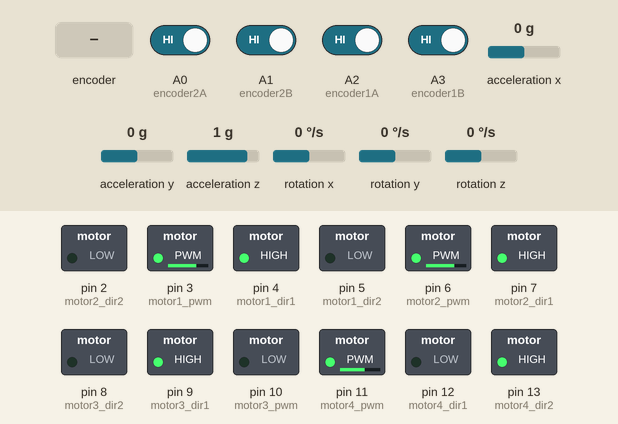
Simulated run of this sketch. Board: Arduino Uno, built with avr-gcc and run on an emulated ATmega328P. Shown: switched loads named in the sketch (green lamp = pin HIGH). Dashed ring = blinking. The inputs (shaded band) are chosen by the test bench; at power-on: A0 (encoder2A), A1 (encoder2B), A2 (encoder1A), A3 (encoder1B) HIGH, acceleration x 0 g, acceleration y 0 g, acceleration z 1 g, rotation x 0 °/s, rotation y 0 °/s, rotation z 0 °/s. The sensor or clock chip raises its interrupt line as the real part does.

Above: at 13.7 s.
13.8 s: acceleration x set to -1.4 g
At 14.0 s:
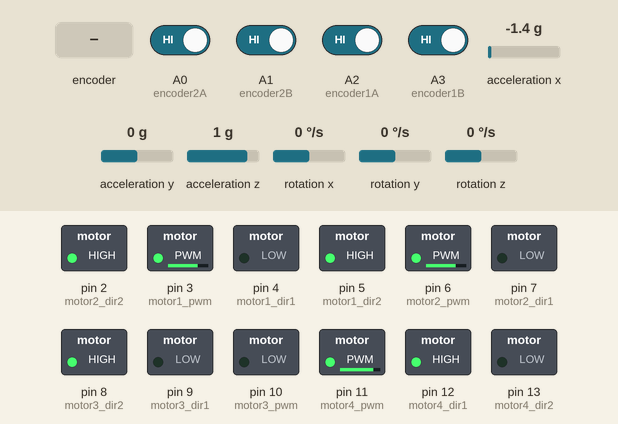
22.6 s: rotary encoder on A0 (encoder2A) / A1 (encoder2B) turned 3 steps (first pin leading)
At 22.8 s:
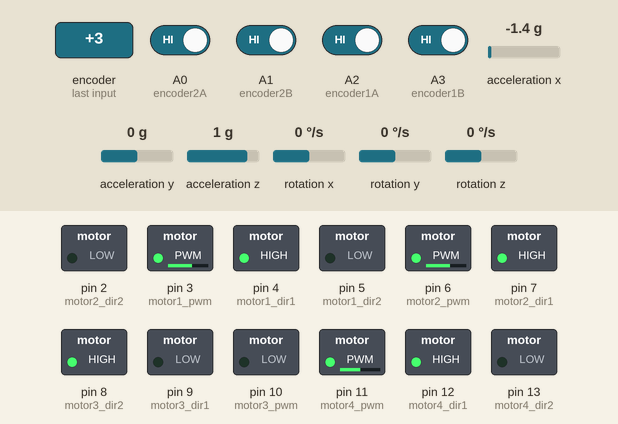
28.0 s: acceleration y set to -1.4 g
At 28.0 s:
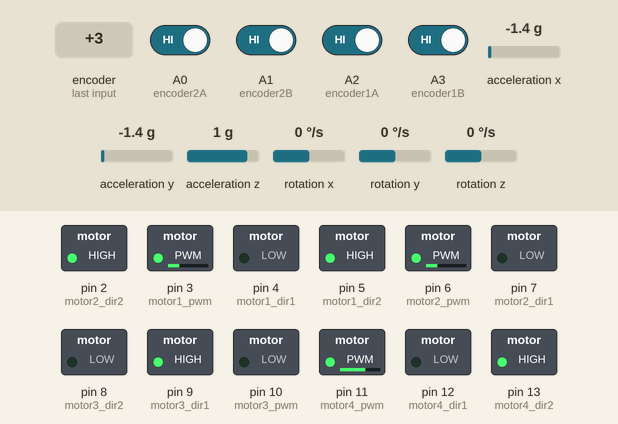
42.2 s: acceleration z set to -1.4 g
52.4 s: acceleration y set to 0.8 g
Timing chart, 0 to 84.2 s (numbered marks = the images above; inputs shaded):
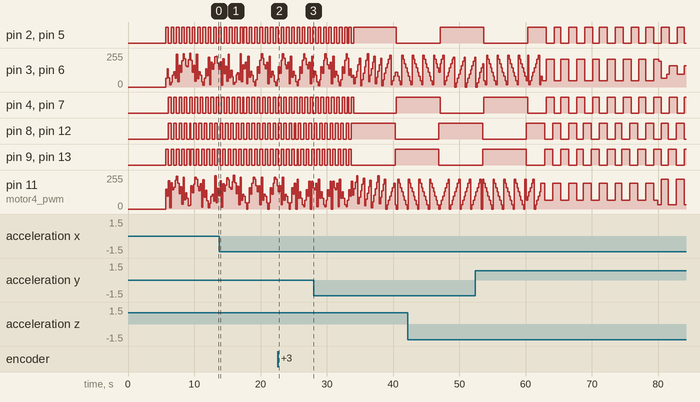

The sketch:

bot_arduino_code.ino
```cpp
/*
*
* Project Name:   Automa
* Author List:    Soofiyan Atar
* Filename:     Arduino code for the bot
* Functions:    mpu_values(), motor_run1(int speed), motor_run2(int speed), mpu_setup(), motor_setup(),
*               encoder_setup(), timer_int_setup(), lqr_run()
* Global Variables:  uint8_t i, int error = 0, byte type = 0, byte vibrate = 0, bool timer_lqr_run,
*                    bool blinkState = false, bool dmpReady = false, uint8_t mpuIntStatus,
*                    uint8_t devStatus, uint16_t packetSize, uint16_t fifoCount, uint8_t fifoBuffer[64],
*                    int pitch_mpu = 0, int roll_mpu = 0, int yaw_mpu = 0, Quaternion q, VectorInt16 aa,
*                    VectorInt16 aaReal, VectorInt16 aaWorld, VectorFloat gravity, float euler[3], float ypr[3], uint8_t teapotPacket[14],
*
*/
#include <PinChangeInt.h>

#define motor1_dir1 4
#define motor1_dir2 5
#define motor2_dir1 7
#define motor2_dir2 2//changed 2 to 0
#define motor3_dir1 9
#define motor3_dir2 8
#define motor4_dir1 12
#define motor4_dir2 13
#define motor1_pwm 3
#define motor2_pwm 6
#define motor3_pwm 10
#define motor4_pwm 11

#include "I2Cdev.h"
#include "MPU6050_6Axis_MotionApps20.h"
#if I2CDEV_IMPLEMENTATION == I2CDEV_ARDUINO_WIRE
#include "Wire.h"
#endif

MPU6050 mpu;

#define OUTPUT_READABLE_YAWPITCHROLL


bool timer_lqr_run = 0;

#define LED_PIN 13 // (Arduino is 13, Teensy is 11, Teensy++ is 6)

uint8_t i;

int error = 0;
byte type = 0;
byte vibrate = 0;

bool blinkState = false;

bool dmpReady = false;
uint8_t mpuIntStatus;
uint8_t devStatus;
uint16_t packetSize;
uint16_t fifoCount;
uint8_t fifoBuffer[64];
int pitch_mpu = 0;
int roll_mpu = 0;
int yaw_mpu = 0;

Quaternion q;           // [w, x, y, z]         quaternion container
VectorInt16 aa;         // [x, y, z]            accel sensor measurements
VectorInt16 aaReal;     // [x, y, z]            gravity-free accel sensor measurements
VectorInt16 aaWorld;    // [x, y, z]            world-frame accel sensor measurements
VectorFloat gravity;    // [x, y, z]            gravity vector
float euler[3];         // [psi, theta, phi]    Euler angle container
float ypr[3];           // [yaw, pitch, roll]   yaw/pitch/roll container and gravity vector

uint8_t teapotPacket[14] = { '$', 0x02, 0, 0, 0, 0, 0, 0, 0, 0, 0x00, 0x00, '\r', '\n' };

volatile bool mpuInterrupt = false;
void dmpDataReady()
{
  mpuInterrupt = true;
}


volatile int lastEncoded = 0;
volatile long encoderValue = 0;

volatile int lastEncoded_pcint = 0;
volatile long encoderValue_pcint = 0;

int encoder2A = A0;
int encoder2B = A1;

int encoder1A = A2;
int encoder1B = A3;

float K[2][6] = { {0.7, 7.6, 2320.5, 147.8, -0.7, -0.7}, {0.7, 7.6, 2320.5, 147.8, 0.7, 0.7}};
float u[6][1] = {{0}, {0}, {0}, {0}, {0}, {0}};

float tot;
float torque[2][1];

int pitch_error,yaw_error,x_error;
int pitch_error_vel,yaw_error_vel,x_error_vel;
int pitch_targ,yaw_targ,x_targ;
int pitch_targ_vel,yaw_targ_vel,x_targ_vel;
int prev_pitch=180,prev_yaw=180,prev_x=0;
double x;

int timer1_counter;

void mpu_values();
void motor_run1(int speed);
void motor_run2(int speed);
void mpu_setup();
void motor_setup();
void encoder_setup();
void timer_int_setup();
void lqr_run();

void setup() {
  mpu_setup();
  motor_setup();
  encoder_setup();
  timer_int_setup();
  motor_run1(0);
  motor_run2(0);
  delay(5000);
}

/*
*
* Function Name:   loop
* Input:  None
* Output:  lqr implementation of the bot for self balacning
* Logic:   given some pre determined values to get the bot at that particular parameters
* Example Call: None
*
*/
void loop() {
//  Serial.println(encoderValue);
//  Serial.println(encoderValue_pcint);
  int encoderValue1 = encoderValue/4;
  int encoderValue_pcint1 = encoderValue_pcint/4;
  x = sqrt(encoderValue1*encoderValue1 + encoderValue_pcint1*encoderValue_pcint1);
  mpu_values();
  pitch_targ = 0;
  yaw_targ = 0;
  x_targ = 0;
  for(int i=0;i<3000;i++)
  {
    lqr_run();
    delay(1);
  }
  pitch_targ = 10*(3.14/180);
  yaw_targ = 0;
  x_targ = 1.5;
  for(int i=0;i<4000;i++)
  {
    lqr_run();
    delay(1);
  }
  pitch_targ = 0*(3.14/180);
  yaw_targ = 3.14;
  x_targ = 0;
  for(int i=0;i<4000;i++)
  {
    lqr_run();
    delay(1);
  }
  pitch_targ = 10*(3.14/180);
  yaw_targ = 0;
  x_targ = -1.5;
  for(int i=0;i<4000;i++)
  {
    lqr_run();
    delay(1);
  }
  pitch_targ = 0*(3.14/180);
  yaw_targ = -3.14;
  x_targ = 0;
  for(int i=0;i<4000;i++)
  {
    lqr_run();
    delay(1);
  }
  pitch_targ = 0;
  yaw_targ = 0;
  x_targ = 0;
  for(int i=0;i<3000;i++)
  {
    lqr_run();
    delay(1);
  }
  pitch_targ = 10*(3.14/180);
  yaw_targ = 0;
  x_targ = -2;
  for(int i=0;i<3000;i++)
  {
    lqr_run();
    delay(1);
  }
  pitch_targ = 0;
  yaw_targ = 0;
  x_targ = 0;
  for(int i=0;i<3000;i++)
  {
    lqr_run();
    delay(1);
  }
}

/*
*
* Function Name:   lqr_run
* Input:  none
* Output:     output values to the motor
* Logic:    matrix multiplication of K and u and then feeding to the motor pwm values
* Example Call:   lqr_run()
*
*/
void lqr_run()
{
  if(timer_lqr_run == 1)
  {
    u[0][0] = x_error;
    u[1][0] = x_error_vel;
    u[2][0] = pitch_error;
    u[3][0] = pitch_error_vel;
    u[4][0] = yaw_error;
    u[5][0] = yaw_error_vel;
    for (int i = 0; i < 2; i++)
    {
      for (int j = 0; j < 1; j++)
      {
        for (int k = 0; k < 6; k++)
        {
          tot = tot + K[i][k] * u[k][j];
        }
        torque[i][j] = -tot;
      }
    }
    motor_run1(int(torque[0][0]));
    motor_run2(int(torque[1][0]));
    timer_lqr_run = 0;
  }
}

/*
*
* Function Name:   encoder_setup
* Input:  none
* Output:  setting up the encoder for input interrrupt pcint
* Logic:    none
* Example Call:   encoder_setup()
*
*/
void encoder_setup()
{
  pinMode(encoder1A, INPUT);
  pinMode(encoder1B, INPUT);

  digitalWrite(encoder1A, HIGH); //turn pullup resistor on
  digitalWrite(encoder1B, HIGH);  //turn pullup resistor on

  pinMode(encoder2A, INPUT);
  pinMode(encoder2B, INPUT);

  digitalWrite(encoder2A, HIGH);
  digitalWrite(encoder2B, HIGH);

  attachPinChangeInterrupt(encoder2A, updateEncoder, CHANGE);
  attachPinChangeInterrupt(encoder2B, updateEncoder, CHANGE);
  attachPinChangeInterrupt(encoder1A, updateEncoder_pcint, CHANGE);
  attachPinChangeInterrupt(encoder1B, updateEncoder_pcint, CHANGE);
}

/*
*
* Function Name:  motor_setup
* Input:  none
* Output:  setting up the motor for output
* Logic:    none
* Example Call:   motor_setup()
*
*/
void motor_setup()
{
  pinMode(motor1_dir1, OUTPUT);
  pinMode(motor2_dir1, OUTPUT);
  pinMode(motor3_dir1, OUTPUT);
  pinMode(motor4_dir1, OUTPUT);
  pinMode(motor1_dir2, OUTPUT);
  pinMode(motor2_dir2, OUTPUT);
  pinMode(motor3_dir2, OUTPUT);
  pinMode(motor4_dir2, OUTPUT);
  pinMode(motor1_pwm, OUTPUT);
  pinMode(motor2_pwm, OUTPUT);
  pinMode(motor3_pwm, OUTPUT);
  pinMode(motor4_pwm, OUTPUT);
}

/*
*
* Function Name:   timer_int_setup
* Input:  none
* Output:  setting up the timer for input interrrupt overflow
* Logic:    none
* Example Call:   timer_int_setup()
*
*/
void timer_int_setup()
{
  noInterrupts();           // disable all interrupts
  TCCR1A = 0;
  TCCR1B = 0;
  //timer1_counter = 64911;   // preload timer 65536-16MHz/256/100Hz
  //timer1_counter = 64286;   // preload timer 65536-16MHz/256/50Hz
  timer1_counter = 53036;   // preload timer 65536-16MHz/256/5Hz

  TCNT1 = timer1_counter;   // preload timer
  TCCR1B |= (1 << CS12);    // 256 prescaler
  TIMSK1 |= (1 << TOIE1);   // enable timer overflow interrupt
  interrupts();             // enable all interrupts
}

/*
*
* Function Name:   mpu_setup
* Input:  none
* Output:  setting up the mpu for I2C
* Logic:    none
* Example Call:  mpu_setup()
*
*/
void mpu_setup()
{
  #if I2CDEV_IMPLEMENTATION == I2CDEV_ARDUINO_WIRE
    Wire.begin();
    TWBR = 24;
  #elif I2CDEV_IMPLEMENTATION == I2CDEV_BUILTIN_FASTWIRE
    Fastwire::setup(400, true);
  #endif
    Serial.begin(9600);
    while (!Serial);
    mpu.initialize();

    devStatus = mpu.dmpInitialize();
    mpu.setXGyroOffset(65);//65
    mpu.setYGyroOffset(-16);//-16
    mpu.setZGyroOffset(-14);//-14
    mpu.setZAccelOffset(1368); // 1368 factory default for my test chip    // 1196

    if (devStatus == 0)
    {
      mpu.setDMPEnabled(true);
      attachInterrupt(0, dmpDataReady, RISING);
      mpuIntStatus = mpu.getIntStatus();
      dmpReady = true;

      // get expected DMP packet size for later comparison
      packetSize = mpu.dmpGetFIFOPacketSize();
    }
    else
    {
    }
}

/*
*
* Function Name:   updateEncoder
* Input:  none
* Output:  ISR for encoder interrupt
* Logic:   reading pin values of the both the pins and then determining encoder values
* Example Call:   updateEncoder()
*
*/
void updateEncoder() {
  int MSB = digitalRead(encoder2A); //MSB = most significant bit
  int LSB = digitalRead(encoder2B); //LSB = least significant bit

  int encoded = (MSB << 1) | LSB; //converting the 2 pin value to single number
  int sum  = (lastEncoded << 2) | encoded; //adding it to the previous encoded value

  if (sum == 0b1101 || sum == 0b0100 || sum == 0b0010 || sum == 0b1011) encoderValue ++;
  if (sum == 0b1110 || sum == 0b0111 || sum == 0b0001 || sum == 0b1000) encoderValue --;

  lastEncoded = encoded; //store this value for next time
}

/*
*
* Function Name:   updateEncoder_pcint
* Input:  none
* Output:  ISR for encoder interrupt
* Logic:   reading pin values of the both the pins and then determining encoder values
* Example Call:   updateEncoder_pcint()
*
*/
void updateEncoder_pcint() {
  int MSB = digitalRead(encoder1A); //MSB = most significant bit
  int LSB = digitalRead(encoder1B); //LSB = least significant bit

  int encoded_pcint = (MSB << 1) | LSB; //converting the 2 pin value to single number
  int sum  = (lastEncoded_pcint << 2) | encoded_pcint; //adding it to the previous encoded value

  if (sum == 0b1101 || sum == 0b0100 || sum == 0b0010 || sum == 0b1011) encoderValue_pcint ++;
  if (sum == 0b1110 || sum == 0b0111 || sum == 0b0001 || sum == 0b1000) encoderValue_pcint --;

  lastEncoded_pcint = encoded_pcint; //store this value for next time
}

/*
*
* Function Name:   motor_run1
* Input:  integer values (speed of the motor)
* Output:  motor running at a particular pwm
* Logic:   if positive value run motor in CW else in CCW
* Example Call:   motor_run1(100)
*
*/
void motor_run1(int speed)
{
  //  speed = limit_var(speed,-255,255);
  if (speed > 45)
  {
    digitalWrite(motor1_dir1, HIGH);
    digitalWrite(motor1_dir2, LOW);
    analogWrite(motor1_pwm, speed);
    digitalWrite(motor2_dir1, HIGH);
    digitalWrite(motor2_dir2, LOW);
    analogWrite(motor2_pwm, speed);
  }
  else if (speed < -45)
  {
    speed = -speed;
    digitalWrite(motor1_dir1, LOW);
    digitalWrite(motor1_dir2, HIGH);
    analogWrite(motor1_pwm, speed);
    digitalWrite(motor2_dir1, LOW);
    digitalWrite(motor2_dir2, HIGH);
    analogWrite(motor2_pwm, speed);
  }
  else
  {
    digitalWrite(motor1_dir1, LOW);
    digitalWrite(motor1_dir2, LOW);
    analogWrite(motor1_pwm, 0);
    digitalWrite(motor2_dir1, LOW);
    digitalWrite(motor2_dir2, LOW);
    analogWrite(motor2_pwm, 0);
  }
}

/*
*
* Function Name:   motor_run2
* Input:  integer values (speed of the motor)
* Output:  motor running at a particular pwm
* Logic:   if positive value run motor in CW else in CCW
* Example Call:   motor_run2(100)
*
*/
void motor_run2(int speed)
{
  //  speed = limit_var(speed,-255,255);
  if (speed > 45)
  {
    digitalWrite(motor3_dir1, HIGH);
    digitalWrite(motor3_dir2, LOW);
    analogWrite(motor3_pwm, speed);
    digitalWrite(motor4_dir1, LOW);
    digitalWrite(motor4_dir2, HIGH);
    analogWrite(motor4_pwm, speed);
  }
  else if (speed < -45)
  {
    speed = -speed;
    digitalWrite(motor3_dir1, LOW);
    digitalWrite(motor3_dir2, HIGH);
    analogWrite(motor3_pwm, speed);
    digitalWrite(motor4_dir1, HIGH);
    digitalWrite(motor4_dir2, LOW);
    analogWrite(motor4_pwm, speed);
  }
  else
  {
    digitalWrite(motor3_dir1, LOW);
    digitalWrite(motor3_dir2, LOW);
    analogWrite(motor3_pwm, 0);
    digitalWrite(motor4_dir1, LOW);
    digitalWrite(motor4_dir2, LOW);
    analogWrite(motor4_pwm, 0);
  }
}

/*
*
* Function Name:   mpu_values
* Input:  none
* Output:  Yaw, pitch and roll values
* Logic:   This function is used to get the yaw, pitch and roll values using mathematics of quaternions.
* Example Call:   mpu_values()
*
*/
void mpu_values()
{
  if (!dmpReady) return;
  mpuInterrupt = false;
  mpuIntStatus = mpu.getIntStatus();
  fifoCount = mpu.getFIFOCount();

  if ((mpuIntStatus & 0x10) || fifoCount == 1024)
  {
    mpu.resetFIFO();
  }
  else if (mpuIntStatus & 0x02)
  {
    while (fifoCount < packetSize) fifoCount = mpu.getFIFOCount();
    mpu.getFIFOBytes(fifoBuffer, packetSize);
    fifoCount -= packetSize;

#ifdef OUTPUT_READABLE_YAWPITCHROLL
    mpu.dmpGetQuaternion(&q, fifoBuffer);
    mpu.dmpGetGravity(&gravity, &q);
    mpu.dmpGetYawPitchRoll(ypr, &q, &gravity);

    char x = 209, y = 210, z = 211;
    int bot_yaw = map((ypr[0] * 180 / M_PI), -180, 180, 0, 360);
    int bot_pitch = map((ypr[1] * 180 / M_PI), -180, 180, 0, 360);
    int bot_roll = map((ypr[2] * 180 / M_PI), -180, 180, 0, 360);

#endif
    pitch_mpu = bot_pitch;
    roll_mpu = bot_roll;
    yaw_mpu = bot_yaw;
  }
}

/*
*
* Function Name:   update_Encoder
* Input:  interrupt vector
* Output:  ISR for timer overflow interrupt
* Logic:   getting interrupt at every 200 ms
* Example Call:   ISR(TIMER1_OVF_vect)
*
*/
ISR(TIMER1_OVF_vect)        // interrupt service routine
{
  TCNT1 = timer1_counter;   // preload timer
  pitch_error = pitch_mpu - pitch_targ;
  pitch_error_vel = (pitch_mpu - prev_pitch)/0.2 - pitch_targ_vel;
  yaw_error = yaw_mpu - yaw_targ;
  yaw_error_vel = (yaw_mpu - prev_yaw)/0.2 - yaw_targ_vel;
  x_error = x_targ - int(x);
  x_error_vel = (int(x) - prev_x)/0.2 - x_targ_vel;
  prev_pitch = pitch_mpu;
  prev_yaw = yaw_mpu;
  prev_x = int(x);
  timer_lqr_run = 1;
}
```
